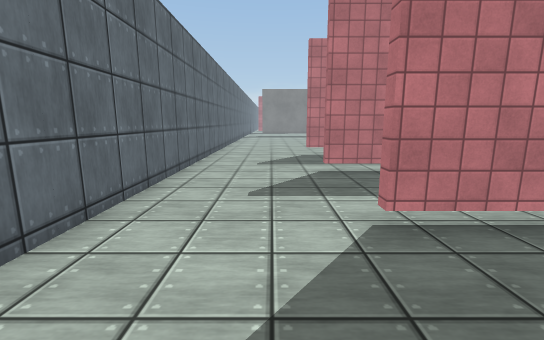
view 1 (above)

16 first-person views from a walk through a 3-D level made in the Unity game engine. The camera is 1.4 m above the floor, tilts 10° down and sees 90° across. The floor is counted in squares, 1 m on a side. Each view is taken from the middle of a square. On the plan, view 1 faces up. The plan holds only what a view shows up to about 13 squares ahead; the rest is blank. The place goes on beyond the plan. Some surface patterns are stand-ins.

view 2
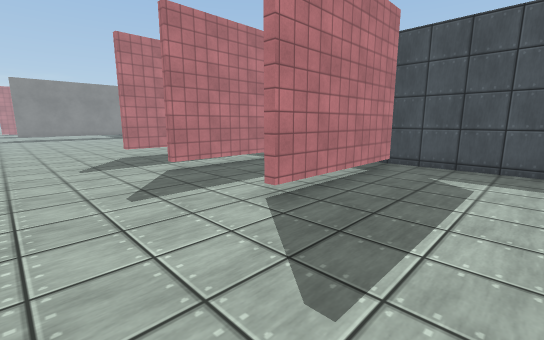

view 3
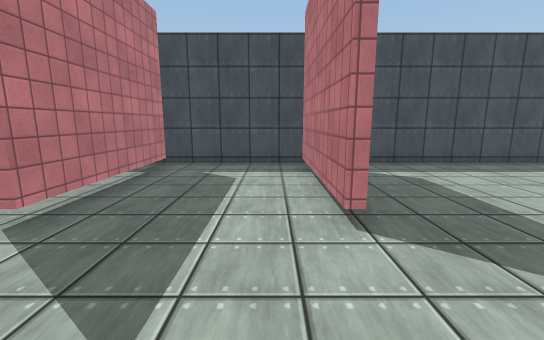

view 4
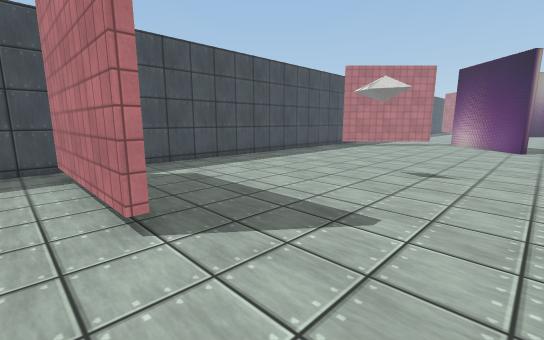

view 5
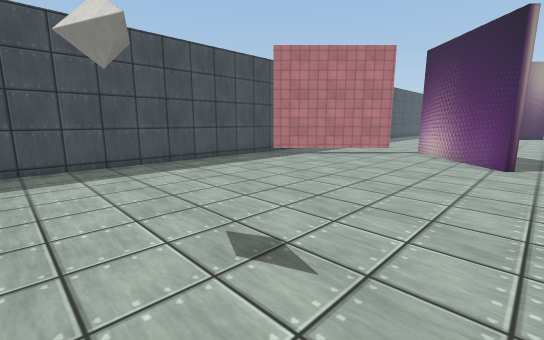

view 6
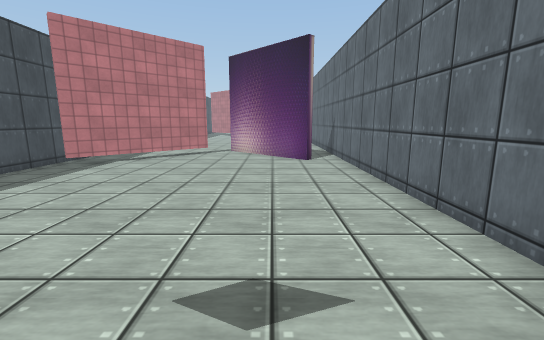

view 7
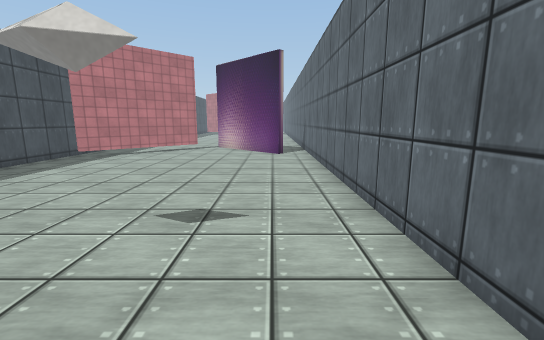

view 8
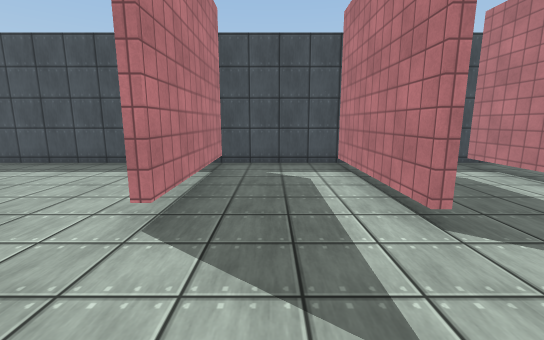

view 9
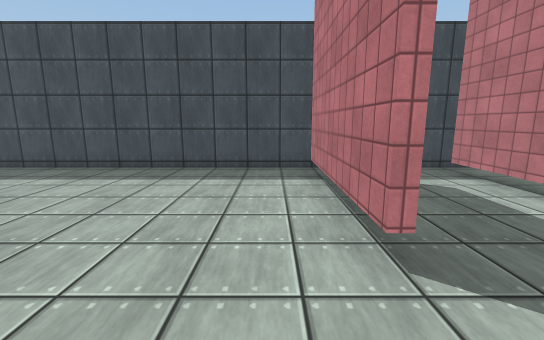

view 10
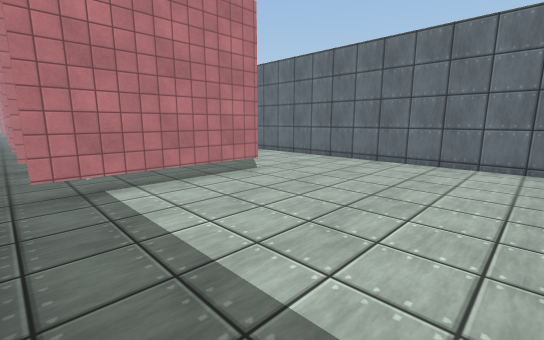

view 11
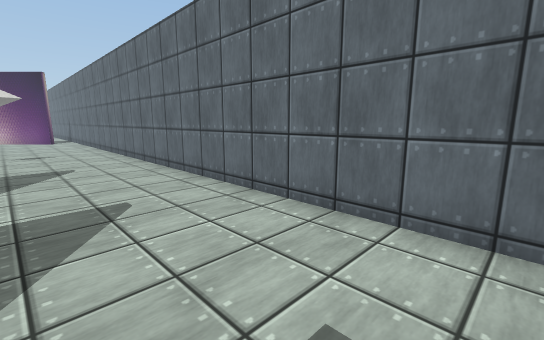

view 12
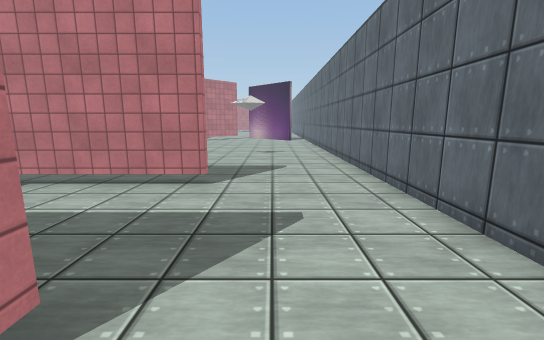

view 13
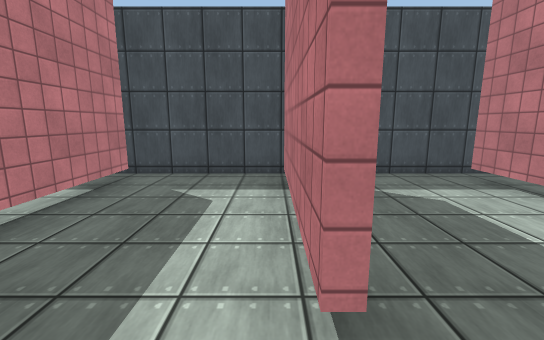

view 14
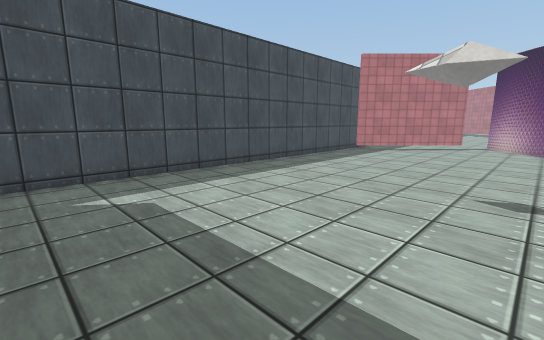

view 15
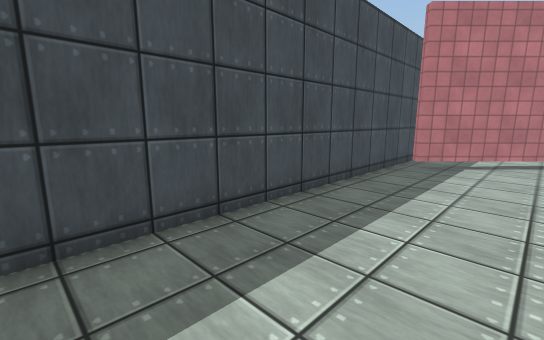

view 16
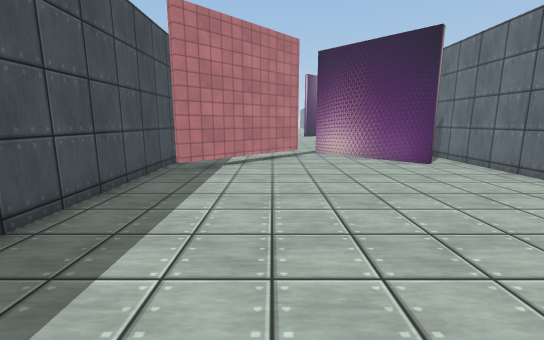

### Floor plan
Key: @ floor where view 1 was taken; # wall or solid block; x gap in a wall; . floor; T thing the floor can be seen under or through.
Columns run from 3 left of view 1 to 8 right of it. Each row starts with its distance up from view 1.
 18 #..........#
 17 #..........#
 16 #..........#
 15 #..........#
 14 #..........#
 13 #..........#
 12 #....TTTTTx#
 11 #..........#
 10 #..........#
  9 #..........#
  8 #....TTTTT##
  7 #.........##
  6 #..........#
  5 #..........#
  4 #....#####.#
  3 #........#x#
  2 #..........#
  1 #..........#
  0 #..@.......#
 -1 #....TTTTTx#
 -2 #..........#
 -3 #..........#
 -4 #..........#
 -5 #..........#
 -6 #..........#
 -7 #..........#
 -8 #..........#
 -9 #..........#
-10 #..........#
-11 #..........#
-12 #..........#
-13 #..........#
-14 #..........#
-15 #........Tx#
-16 #.......TT.#
-17 #.##...TT..#
-18 #..##.TT...
-19 #.. ##...

Where each view was taken, in squares from view 1:
view 1: 0 up, 0 right, facing up
view 2: 0 up, 2 left, facing up-right
view 3: 0 up, 2 left, facing right
view 4: 0 up, 2 left, facing down-right
view 5: 6 down, 2 left, facing down-right
view 6: 6 down, 0 right, facing down
view 7: 4 down, 1 left, facing down
view 8: 10 up, 2 left, facing right
view 9: 13 up, 1 left, facing right
view 10: 18 up, 7 right, facing down-left
view 11: 6 up, 1 right, facing down-left
view 12: 5 up, 0 right, facing down
view 13: 4 up, 0 right, facing right
view 14: 2 down, 0 right, facing down-right
view 15: 6 down, 4 right, facing down-right
view 16: 7 down, 4 right, facing down
